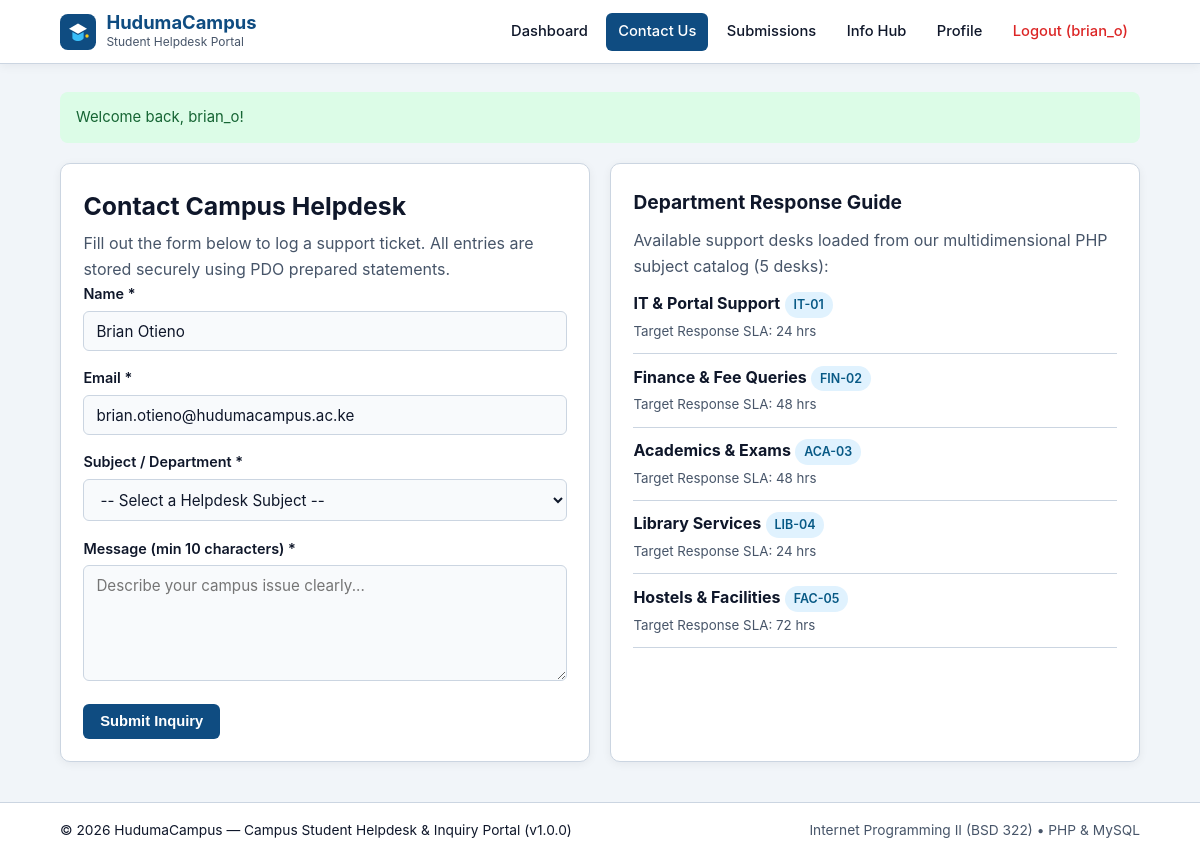
The app's page /pages/contact.php (signed in) with its own data.
### tables this page shows
CREATE TABLE `users` (
    `id` INT UNSIGNED NOT NULL AUTO_INCREMENT,
    `username` VARCHAR(50) NOT NULL,
    `email` VARCHAR(120) NOT NULL,
    `password_hash` VARCHAR(255) NOT NULL,
    `full_name` VARCHAR(100) NOT NULL DEFAULT '',
    `reg_number` VARCHAR(40) DEFAULT NULL,
    `department` VARCHAR(80) NOT NULL DEFAULT 'Computer Science',
    `created_at` DATETIME NOT NULL DEFAULT CURRENT_TIMESTAMP,
    PRIMARY KEY (`id`),
    UNIQUE KEY `uq_users_username` (`username`),
    UNIQUE KEY `uq_users_email` (`email`),
    KEY `idx_users_created_at` (`created_at`)
);

### includes/functions.php (called while the page is built, shortened)
<?php
function e(?string $value): string
{
    return htmlspecialchars($value ?? '', ENT_QUOTES | ENT_SUBSTITUTE, 'UTF-8');
}
function getSubjectCatalog(): array
{
    return [
        ['id' => 1, 'name' => 'IT & Portal Support',   'code' => 'IT-01',  'sla' => '24 hrs'],
        ['id' => 2, 'name' => 'Finance & Fee Queries', 'code' => 'FIN-02', 'sla' => '48 hrs'],
        ['id' => 3, 'name' => 'Academics & Exams',     'code' => 'ACA-03', 'sla' => '48 hrs'],
        ['id' => 4, 'name' => 'Library Services',      'code' => 'LIB-04', 'sla' => '24 hrs'],
        ['id' => 5, 'name' => 'Hostels & Facilities',  'code' => 'FAC-05', 'sla' => '72 hrs'],
    ];
}

### pages/contact.php (the view, shortened to what this page needs)
<?php
require_once dirname(__DIR__) . '/includes/functions.php';
$pdo        = getDBConnection();
$userId     = (int) $_SESSION['user_id'];
$catalog    = getSubjectCatalog();
$userStmt = $pdo->prepare('SELECT full_name, email FROM users WHERE id = :id LIMIT 1');
$userStmt->execute([':id' => $userId]);
$currentUser = $userStmt->fetch();
$old = [
    'sender_name'  => $currentUser['full_name'] ?? $_SESSION['username'],
    'sender_email' => $currentUser['email'] ?? '',
    'category_id'  => '',
    'message'      => '',
];
require_once dirname(__DIR__) . '/includes/header.php';
?>
<section class="grid-2">
    <article class="card">
        <h1>Contact Campus Helpdesk</h1>
        <p class="muted">Fill out the form below to log a support ticket. All entries are stored securely using PDO prepared statements.</p>
        <form method="POST" action="<?= e(BASE_URL) ?>/pages/contact.php" novalidate>
            <div class="form-group">
                <label for="sender_name">Name *</label>
                <input type="text" id="sender_name" name="sender_name" value="<?= e($old['sender_name']) ?>" required>
            </div>
            <div class="form-group">
                <label for="sender_email">Email *</label>
                <input type="email" id="sender_email" name="sender_email" value="<?= e($old['sender_email']) ?>" required>
            </div>
            <div class="form-group">
                <label for="category_id">Subject / Department *</label>
                <select id="category_id" name="category_id" required>
                    <option value="">-- Select a Helpdesk Subject --</option>
                </select>
            </div>
            <div class="form-group">
                <label for="message">Message (min 10 characters) *</label>
                <textarea id="message" name="message" rows="5" required placeholder="Describe your campus issue clearly..."><?= e($old['message']) ?></textarea>
            </div>
            <button type="submit" class="btn btn-primary">Submit Inquiry</button>
        </form>
    </article>
    <aside class="card">
        <h2>Department Response Guide</h2>
        <p class="muted">Available support desks loaded from our multidimensional PHP subject catalog (<?= count($catalog) ?> desks):</p>
        <ul class="desk-list">
            <?php foreach ($catalog as $desk): ?>
                <li>
                    <strong><?= e($desk['name']) ?></strong>
                    <span class="badge badge-progress"><?= e($desk['code']) ?></span>
                    <br><small class="muted">Target Response SLA: <?= e($desk['sla']) ?></small>
                </li>
            <?php endforeach; ?>
        </ul>
    </aside>
</section>
<?php require_once dirname(__DIR__) . '/includes/footer.php'; ?>

### assets/css/style.css (style rules this page uses)
:root { --bg: #f1f5f9; --surface: #ffffff; --surface-alt: #f8fafc; --text: #0f172a; --muted: #475569; --border: #cbd5e1; --primary: #0f4c81; --primary-hover: #0a365c; --accent: #0284c7; --danger: #dc2626; --success-bg: #dcfce7; --success-text: #166534; --error-bg: #fee2e2; --error-text: #991b1b; --shadow: 0 2px 10px rgba(15, 23, 42, 0.06); }
* { box-sizing: border-box; margin: 0; padding: 0; }
body { font-family: -apple-system, BlinkMacSystemFont, "Segoe UI", Roboto, sans-serif; background: var(--bg); color: var(--text); line-height: 1.6; min-height: 100vh; display: flex; flex-direction: column; }
.card { background: var(--surface); border: 1px solid var(--border); border-radius: 10px; padding: 1.4rem; box-shadow: var(--shadow); }
h1 { font-size: 1.55rem; margin-bottom: 0.3rem; }
h2 { font-size: 1.2rem; margin-bottom: 0.65rem; }
.muted { color: var(--muted); }
.grid-2 { display: grid; grid-template-columns: repeat(2, minmax(0, 1fr)); gap: 1.25rem; }
.form-group { margin-bottom: 0.95rem; }
.form-group label { display: block; font-weight: 600; font-size: 0.9rem; margin-bottom: 0.35rem; }
input[type="text"], input[type="email"], input[type="password"], input[type="file"], select, textarea { width: 100%; padding: 0.6rem 0.75rem; border: 1px solid var(--border); border-radius: 6px; background: var(--surface-alt); color: var(--text); font-family: inherit; font-size: 0.95rem; }
.btn, .btn-sm { display: inline-block; border: none; border-radius: 6px; font-weight: 600; cursor: pointer; text-decoration: none; text-align: center; }
.btn { padding: 0.58rem 1.05rem; font-size: 0.92rem; }
.btn-primary { background: var(--primary); color: #ffffff; }
.badge { display: inline-block; padding: 0.18rem 0.55rem; border-radius: 999px; font-size: 0.78rem; font-weight: 600; white-space: nowrap; }
.badge-progress { background: #e0f2fe; color: #075985; }
.desk-list, .log-list { list-style: none; display: flex; flex-direction: column; gap: 0.65rem; margin-top: 0.75rem; }
.desk-list li { padding-bottom: 0.6rem; border-bottom: 1px solid var(--border); }

### records on screen
users: sender_name "Brian Otieno", sender_email "brian.otieno@hudumacampus.ac.ke"

### other values on screen
APP_NAME "HudumaCampus"
$_SESSION['username'] "brian_o"
$flash['message'] "Welcome back, brian_o!"
count($catalog) "5"
$desk['name'] "IT & Portal Support"
$desk['code'] "IT-01"
$desk['sla'] "24 hrs"
$desk['name'] "Finance & Fee Queries"
$desk['code'] "FIN-02"
$desk['sla'] "48 hrs"
$desk['name'] "Academics & Exams"
$desk['code'] "ACA-03"
$desk['name'] "Library Services"
$desk['code'] "LIB-04"
$desk['name'] "Hostels & Facilities"
